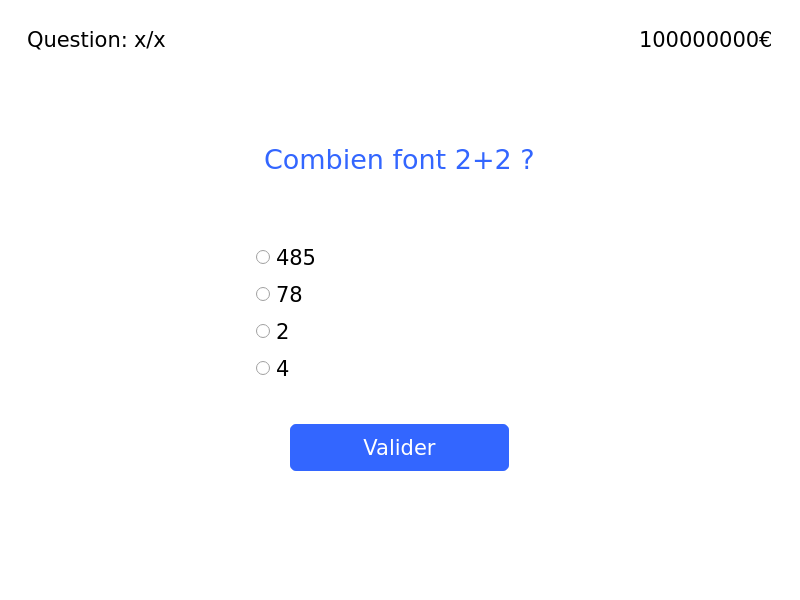
<?xml version="1.0" encoding="UTF-8"?>
<ui version="4.0">
 <class>quizzdesign</class>
 <widget class="QMainWindow" name="quizzdesign">
  <property name="geometry">
   <rect>
    <x>0</x>
    <y>0</y>
    <width>800</width>
    <height>600</height>
   </rect>
  </property>
  <property name="font">
   <font>
    <family>Verdana</family>
    <pointsize>12</pointsize>
    <bold>true</bold>
   </font>
  </property>
  <property name="windowTitle">
   <string>quizzdesign</string>
  </property>
  <property name="styleSheet">
   <string notr="true">#centralwidget
{
	background-color: white;

}

#TitreLabel
{
	color:#3366ff;
	font-family: verdana;
}

#JouerBtn, #OptionBtn,#QuitterBtn, #ValiderOptionBtn,#ValiderReponseBtn {
text-decoration: none;
padding: 11px;
font-family: verdana;
/*font-size: 12px;*/
color: #ffffff;
background-color: #3366ff;
border-radius: 10px ;
-webkit-border-radius: 24px;
-moz-border-radius: 24px;
border: 4px solid #ffffff;
box-shadow: 3px 3px 12px #ffffff;
-webkit-box-shadow: 3px 3px 12px #ffffff;
-moz-box-shadow: 3px 3px 12px #ffffff;
}


#JouerBtn::hover, #OptionBtn::hover, #QuitterBtn::hover, #ValiderOptionBtn::hover,#ValiderReponseBtn::hover 

{
padding: 10px;
font-family: verdana;
color: #3366ff;
background-color: #ffffff;
border: 4px solid #3366ff;
box-shadow: 1px 1px 4px #777777;
-webkit-box-shadow: 1px 1px 4px #777777;
-moz-box-shadow: 1px 1px 4px #777777;
}

#ValiderOptionBtn
{
	margin-top:8px;
	padding-top:3px;
}

#LabelOption
{
	color:#3366ff;
}

#LabelQuestion
{
	color:#3366ff;
	margin-bottom:60px
	
}

#ValiderReponseBtn
{
	margin-top: 20px;
	margin:30px;
}




</string>
  </property>
  <widget class="QWidget" name="centralwidget">
   <layout class="QVBoxLayout" name="verticalLayout">
    <item>
     <widget class="QStackedWidget" name="stackedWidget">
      <property name="currentIndex">
       <number>2</number>
      </property>
      <widget class="QWidget" name="MenuPage">
       <layout class="QVBoxLayout" name="verticalLayout_2">
        <item alignment="Qt::AlignHCenter|Qt::AlignVCenter">
         <widget class="QWidget" name="MenuContainer" native="true">
          <layout class="QVBoxLayout" name="verticalLayout_4">
           <item>
            <widget class="QLabel" name="TitreLabel">
             <property name="font">
              <font>
               <family>verdana</family>
               <pointsize>20</pointsize>
               <italic>true</italic>
               <bold>false</bold>
              </font>
             </property>
             <property name="text">
              <string>Qui veut gagner des pepette</string>
             </property>
            </widget>
           </item>
           <item alignment="Qt::AlignHCenter">
            <widget class="QPushButton" name="JouerBtn">
             <property name="minimumSize">
              <size>
               <width>160</width>
               <height>0</height>
              </size>
             </property>
             <property name="maximumSize">
              <size>
               <width>160</width>
               <height>16777215</height>
              </size>
             </property>
             <property name="font">
              <font>
               <family>verdana</family>
               <underline>false</underline>
               <strikeout>false</strikeout>
              </font>
             </property>
             <property name="cursor">
              <cursorShape>PointingHandCursor</cursorShape>
             </property>
             <property name="text">
              <string>Jouer</string>
             </property>
            </widget>
           </item>
           <item alignment="Qt::AlignHCenter">
            <widget class="QPushButton" name="OptionBtn">
             <property name="minimumSize">
              <size>
               <width>160</width>
               <height>0</height>
              </size>
             </property>
             <property name="maximumSize">
              <size>
               <width>160</width>
               <height>16777215</height>
              </size>
             </property>
             <property name="font">
              <font>
               <family>verdana</family>
               <underline>false</underline>
               <strikeout>false</strikeout>
              </font>
             </property>
             <property name="cursor">
              <cursorShape>PointingHandCursor</cursorShape>
             </property>
             <property name="text">
              <string>Option</string>
             </property>
            </widget>
           </item>
           <item alignment="Qt::AlignHCenter">
            <widget class="QPushButton" name="QuitterBtn">
             <property name="minimumSize">
              <size>
               <width>160</width>
               <height>0</height>
              </size>
             </property>
             <property name="maximumSize">
              <size>
               <width>160</width>
               <height>16777215</height>
              </size>
             </property>
             <property name="font">
              <font>
               <family>verdana</family>
               <underline>false</underline>
               <strikeout>false</strikeout>
              </font>
             </property>
             <property name="cursor">
              <cursorShape>PointingHandCursor</cursorShape>
             </property>
             <property name="text">
              <string>Quitter</string>
             </property>
            </widget>
           </item>
          </layout>
         </widget>
        </item>
       </layout>
      </widget>
      <widget class="QWidget" name="OptionPage">
       <layout class="QVBoxLayout" name="verticalLayout_3">
        <item>
         <widget class="QWidget" name="OptionContainer" native="true">
          <layout class="QVBoxLayout" name="verticalLayout_5">
           <property name="spacing">
            <number>0</number>
           </property>
           <property name="leftMargin">
            <number>0</number>
           </property>
           <property name="topMargin">
            <number>0</number>
           </property>
           <property name="rightMargin">
            <number>0</number>
           </property>
           <property name="bottomMargin">
            <number>0</number>
           </property>
           <item>
            <widget class="QWidget" name="OptionLabelContainer" native="true">
             <layout class="QVBoxLayout" name="verticalLayout_6">
              <item alignment="Qt::AlignHCenter|Qt::AlignVCenter">
               <widget class="QLabel" name="LabelOption">
                <property name="font">
                 <font>
                  <family>Verdana</family>
                  <pointsize>20</pointsize>
                 </font>
                </property>
                <property name="text">
                 <string>Option</string>
                </property>
               </widget>
              </item>
             </layout>
            </widget>
           </item>
           <item alignment="Qt::AlignHCenter|Qt::AlignVCenter">
            <widget class="QWidget" name="OptionThemeContainer" native="true">
             <property name="styleSheet">
              <string notr="true"/>
             </property>
             <layout class="QHBoxLayout" name="horizontalLayout">
              <property name="spacing">
               <number>20</number>
              </property>
              <property name="leftMargin">
               <number>0</number>
              </property>
              <property name="topMargin">
               <number>0</number>
              </property>
              <property name="rightMargin">
               <number>0</number>
              </property>
              <property name="bottomMargin">
               <number>0</number>
              </property>
              <item>
               <widget class="QWidget" name="OptionTheme3" native="true">
                <layout class="QVBoxLayout" name="verticalLayout_10">
                 <property name="spacing">
                  <number>20</number>
                 </property>
                 <property name="leftMargin">
                  <number>0</number>
                 </property>
                 <property name="topMargin">
                  <number>0</number>
                 </property>
                 <property name="rightMargin">
                  <number>0</number>
                 </property>
                 <property name="bottomMargin">
                  <number>0</number>
                 </property>
                 <item>
                  <widget class="QCheckBox" name="checkBoxLangue">
                   <property name="font">
                    <font>
                     <family>Verdana</family>
                     <pointsize>12</pointsize>
                    </font>
                   </property>
                   <property name="text">
                    <string>Langue</string>
                   </property>
                   <property name="checked">
                    <bool>true</bool>
                   </property>
                  </widget>
                 </item>
                 <item>
                  <widget class="QCheckBox" name="checkBoxHistoire">
                   <property name="font">
                    <font>
                     <family>Verdana</family>
                     <pointsize>12</pointsize>
                    </font>
                   </property>
                   <property name="text">
                    <string>Histoire</string>
                   </property>
                   <property name="checked">
                    <bool>true</bool>
                   </property>
                  </widget>
                 </item>
                 <item>
                  <widget class="QCheckBox" name="checkBoxCulture">
                   <property name="font">
                    <font>
                     <family>Verdana</family>
                     <pointsize>12</pointsize>
                    </font>
                   </property>
                   <property name="text">
                    <string>Culture</string>
                   </property>
                   <property name="checked">
                    <bool>true</bool>
                   </property>
                  </widget>
                 </item>
                </layout>
               </widget>
              </item>
              <item>
               <widget class="QWidget" name="OptionTheme2" native="true">
                <layout class="QVBoxLayout" name="verticalLayout_9">
                 <property name="spacing">
                  <number>20</number>
                 </property>
                 <property name="leftMargin">
                  <number>0</number>
                 </property>
                 <property name="topMargin">
                  <number>0</number>
                 </property>
                 <property name="rightMargin">
                  <number>0</number>
                 </property>
                 <property name="bottomMargin">
                  <number>0</number>
                 </property>
                 <item>
                  <widget class="QCheckBox" name="checkBoxJv">
                   <property name="font">
                    <font>
                     <family>Verdana</family>
                     <pointsize>12</pointsize>
                    </font>
                   </property>
                   <property name="text">
                    <string>Jeux vidéo</string>
                   </property>
                   <property name="checked">
                    <bool>true</bool>
                   </property>
                  </widget>
                 </item>
                 <item>
                  <widget class="QCheckBox" name="checkBoxMusique">
                   <property name="font">
                    <font>
                     <family>Verdana</family>
                     <pointsize>12</pointsize>
                    </font>
                   </property>
                   <property name="text">
                    <string>Musique</string>
                   </property>
                   <property name="checked">
                    <bool>true</bool>
                   </property>
                  </widget>
                 </item>
                 <item>
                  <widget class="QCheckBox" name="checkBoxCine">
                   <property name="font">
                    <font>
                     <family>Verdana</family>
                     <pointsize>12</pointsize>
                    </font>
                   </property>
                   <property name="text">
                    <string>Cinéma</string>
                   </property>
                   <property name="checked">
                    <bool>true</bool>
                   </property>
                  </widget>
                 </item>
                </layout>
               </widget>
              </item>
              <item>
               <widget class="QWidget" name="OptionTheme1" native="true">
                <layout class="QVBoxLayout" name="verticalLayout_8">
                 <property name="spacing">
                  <number>20</number>
                 </property>
                 <property name="leftMargin">
                  <number>0</number>
                 </property>
                 <property name="topMargin">
                  <number>0</number>
                 </property>
                 <property name="rightMargin">
                  <number>0</number>
                 </property>
                 <property name="bottomMargin">
                  <number>0</number>
                 </property>
                 <item>
                  <widget class="QCheckBox" name="checkBoxMath">
                   <property name="font">
                    <font>
                     <family>Verdana</family>
                     <pointsize>12</pointsize>
                    </font>
                   </property>
                   <property name="text">
                    <string>Mathématiques</string>
                   </property>
                   <property name="checked">
                    <bool>true</bool>
                   </property>
                  </widget>
                 </item>
                 <item>
                  <widget class="QCheckBox" name="checkBoxScience">
                   <property name="font">
                    <font>
                     <family>Verdana</family>
                     <pointsize>12</pointsize>
                    </font>
                   </property>
                   <property name="text">
                    <string>Sciences</string>
                   </property>
                   <property name="checked">
                    <bool>true</bool>
                   </property>
                  </widget>
                 </item>
                 <item>
                  <widget class="QCheckBox" name="checkBoxSport">
                   <property name="font">
                    <font>
                     <family>Verdana</family>
                     <pointsize>12</pointsize>
                    </font>
                   </property>
                   <property name="text">
                    <string>Sport</string>
                   </property>
                   <property name="checked">
                    <bool>true</bool>
                   </property>
                  </widget>
                 </item>
                </layout>
               </widget>
              </item>
             </layout>
             <zorder>OptionTheme2</zorder>
             <zorder>OptionTheme3</zorder>
             <zorder>OptionTheme1</zorder>
            </widget>
           </item>
           <item alignment="Qt::AlignTop">
            <widget class="QWidget" name="OptionNivContainer" native="true">
             <property name="sizePolicy">
              <sizepolicy hsizetype="Preferred" vsizetype="Preferred">
               <horstretch>0</horstretch>
               <verstretch>0</verstretch>
              </sizepolicy>
             </property>
             <layout class="QVBoxLayout" name="verticalLayout_7">
              <property name="spacing">
               <number>0</number>
              </property>
              <property name="leftMargin">
               <number>0</number>
              </property>
              <property name="topMargin">
               <number>0</number>
              </property>
              <property name="rightMargin">
               <number>0</number>
              </property>
              <property name="bottomMargin">
               <number>0</number>
              </property>
              <item alignment="Qt::AlignHCenter|Qt::AlignVCenter">
               <widget class="QComboBox" name="OptionComboBox">
                <property name="minimumSize">
                 <size>
                  <width>160</width>
                  <height>0</height>
                 </size>
                </property>
                <property name="maximumSize">
                 <size>
                  <width>160</width>
                  <height>16777215</height>
                 </size>
                </property>
                <property name="font">
                 <font>
                  <family>Verdana</family>
                  <pointsize>12</pointsize>
                 </font>
                </property>
                <item>
                 <property name="text">
                  <string>Facile</string>
                 </property>
                </item>
                <item>
                 <property name="text">
                  <string>Difficile</string>
                 </property>
                </item>
               </widget>
              </item>
              <item alignment="Qt::AlignHCenter">
               <widget class="QPushButton" name="ValiderOptionBtn">
                <property name="minimumSize">
                 <size>
                  <width>160</width>
                  <height>0</height>
                 </size>
                </property>
                <property name="maximumSize">
                 <size>
                  <width>160</width>
                  <height>16777215</height>
                 </size>
                </property>
                <property name="font">
                 <font>
                  <family>verdana</family>
                  <pointsize>11</pointsize>
                  <bold>true</bold>
                  <underline>false</underline>
                  <strikeout>false</strikeout>
                 </font>
                </property>
                <property name="cursor">
                 <cursorShape>PointingHandCursor</cursorShape>
                </property>
                <property name="text">
                 <string>Valider</string>
                </property>
               </widget>
              </item>
             </layout>
            </widget>
           </item>
          </layout>
         </widget>
        </item>
       </layout>
      </widget>
      <widget class="QWidget" name="JeuPage">
       <layout class="QVBoxLayout" name="verticalLayout_12">
        <item alignment="Qt::AlignTop">
         <widget class="QWidget" name="HeaderContainer" native="true">
          <layout class="QHBoxLayout" name="horizontalLayout_2">
           <item alignment="Qt::AlignLeft|Qt::AlignTop">
            <widget class="QLabel" name="LabelQst">
             <property name="font">
              <font>
               <family>Verdana</family>
               <pointsize>16</pointsize>
              </font>
             </property>
             <property name="text">
              <string>Question:</string>
             </property>
            </widget>
           </item>
           <item alignment="Qt::AlignTop">
            <widget class="QLabel" name="LabelNumeroQuestion">
             <property name="sizePolicy">
              <sizepolicy hsizetype="Expanding" vsizetype="Preferred">
               <horstretch>0</horstretch>
               <verstretch>0</verstretch>
              </sizepolicy>
             </property>
             <property name="font">
              <font>
               <family>Verdana</family>
               <pointsize>16</pointsize>
              </font>
             </property>
             <property name="text">
              <string>x/x</string>
             </property>
            </widget>
           </item>
           <item alignment="Qt::AlignRight|Qt::AlignTop">
            <widget class="QLabel" name="LabelMontant">
             <property name="font">
              <font>
               <family>Verdana</family>
               <pointsize>16</pointsize>
              </font>
             </property>
             <property name="text">
              <string>100000000€</string>
             </property>
            </widget>
           </item>
          </layout>
         </widget>
        </item>
        <item alignment="Qt::AlignHCenter">
         <widget class="QWidget" name="BodyContainer" native="true">
          <property name="sizePolicy">
           <sizepolicy hsizetype="Preferred" vsizetype="Expanding">
            <horstretch>0</horstretch>
            <verstretch>0</verstretch>
           </sizepolicy>
          </property>
          <layout class="QVBoxLayout" name="verticalLayout_11">
           <item alignment="Qt::AlignHCenter|Qt::AlignVCenter">
            <widget class="QWidget" name="BodyContentContainer" native="true">
             <layout class="QVBoxLayout" name="verticalLayout_13">
              <item>
               <widget class="QLabel" name="LabelQuestion">
                <property name="font">
                 <font>
                  <family>Verdana</family>
                  <pointsize>20</pointsize>
                 </font>
                </property>
                <property name="text">
                 <string>Combien font 2+2 ?</string>
                </property>
               </widget>
              </item>
              <item>
               <widget class="QRadioButton" name="RadioBtnQ2">
                <property name="sizePolicy">
                 <sizepolicy hsizetype="Minimum" vsizetype="Preferred">
                  <horstretch>0</horstretch>
                  <verstretch>0</verstretch>
                 </sizepolicy>
                </property>
                <property name="font">
                 <font>
                  <family>Verdana</family>
                  <pointsize>16</pointsize>
                 </font>
                </property>
                <property name="text">
                 <string>485</string>
                </property>
               </widget>
              </item>
              <item>
               <widget class="QRadioButton" name="RadioBtnQ1">
                <property name="font">
                 <font>
                  <family>Verdana</family>
                  <pointsize>16</pointsize>
                 </font>
                </property>
                <property name="text">
                 <string>78</string>
                </property>
               </widget>
              </item>
              <item>
               <widget class="QRadioButton" name="RadioBtnQ3">
                <property name="font">
                 <font>
                  <family>Verdana</family>
                  <pointsize>16</pointsize>
                 </font>
                </property>
                <property name="text">
                 <string>2</string>
                </property>
               </widget>
              </item>
              <item>
               <widget class="QRadioButton" name="RadioBtnQ4">
                <property name="font">
                 <font>
                  <family>Verdana</family>
                  <pointsize>16</pointsize>
                 </font>
                </property>
                <property name="text">
                 <string>4</string>
                </property>
               </widget>
              </item>
              <item>
               <widget class="QPushButton" name="ValiderReponseBtn">
                <property name="font">
                 <font>
                  <family>verdana</family>
                  <pointsize>16</pointsize>
                  <underline>false</underline>
                  <strikeout>false</strikeout>
                 </font>
                </property>
                <property name="text">
                 <string>Valider</string>
                </property>
               </widget>
              </item>
             </layout>
            </widget>
           </item>
          </layout>
         </widget>
        </item>
       </layout>
      </widget>
     </widget>
    </item>
   </layout>
  </widget>
 </widget>
 <resources/>
 <connections/>
</ui>
